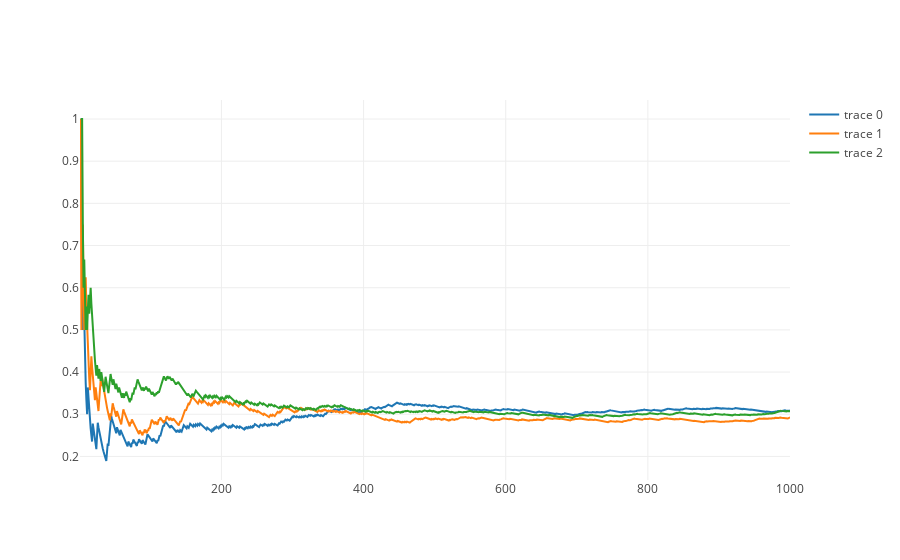

Notebook cell for this chart:
### Code cell
# Monte-Carlo Sampling from Bernoulli (random walk)
p_x = ds.Bernoulli(0.3)
s = p_x.sample(torch.Size([3, 1000]))
x = torch.arange(1, 1001)
y = s.cumsum(1) / torch.arange(1000).float()

iplot(cs281.plot(x, y[0]) + cs281.plot(x, y[1]) + cs281.plot(x, y[2]))

### Figure 1 — Plotly figure (JSON) as saved in the notebook; plotly's stock layout.template omitted (floating-point values rounded to 4 significant figures; data arrays with more than 128 entries replaced by an {"elided": "..."} marker saying what was removed)
{"data": [{"y": {"elided": "1000 float values"}, "x": {"elided": "1000 int values"}, "type": "scatter", "uid": "680ab042-b528-11e8-aafa-0242ac1c0002"}, {"y": {"elided": "1000 float values"}, "x": {"elided": "1000 int values"}, "type": "scatter", "uid": "680ac0be-b528-11e8-aafa-0242ac1c0002"}, {"y": {"elided": "1000 float values"}, "x": {"elided": "1000 int values"}, "type": "scatter", "uid": "680ac262-b528-11e8-aafa-0242ac1c0002"}], "layout": {}}
